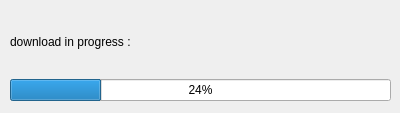
<?xml version="1.0" encoding="UTF-8"?>
<ui version="4.0">
 <class>DialogProgressDownload</class>
 <widget class="QDialog" name="DialogProgressDownload">
  <property name="geometry">
   <rect>
    <x>0</x>
    <y>0</y>
    <width>400</width>
    <height>113</height>
   </rect>
  </property>
  <property name="windowTitle">
   <string>Dialog</string>
  </property>
  <widget class="QWidget" name="">
   <property name="geometry">
    <rect>
     <x>10</x>
     <y>10</y>
     <width>381</width>
     <height>91</height>
    </rect>
   </property>
   <layout class="QVBoxLayout" name="verticalLayout">
    <item>
     <widget class="QLabel" name="label">
      <property name="text">
       <string>download in progress :</string>
      </property>
     </widget>
    </item>
    <item>
     <widget class="QProgressBar" name="progressBar">
      <property name="value">
       <number>24</number>
      </property>
     </widget>
    </item>
   </layout>
  </widget>
 </widget>
 <resources/>
 <connections/>
</ui>
